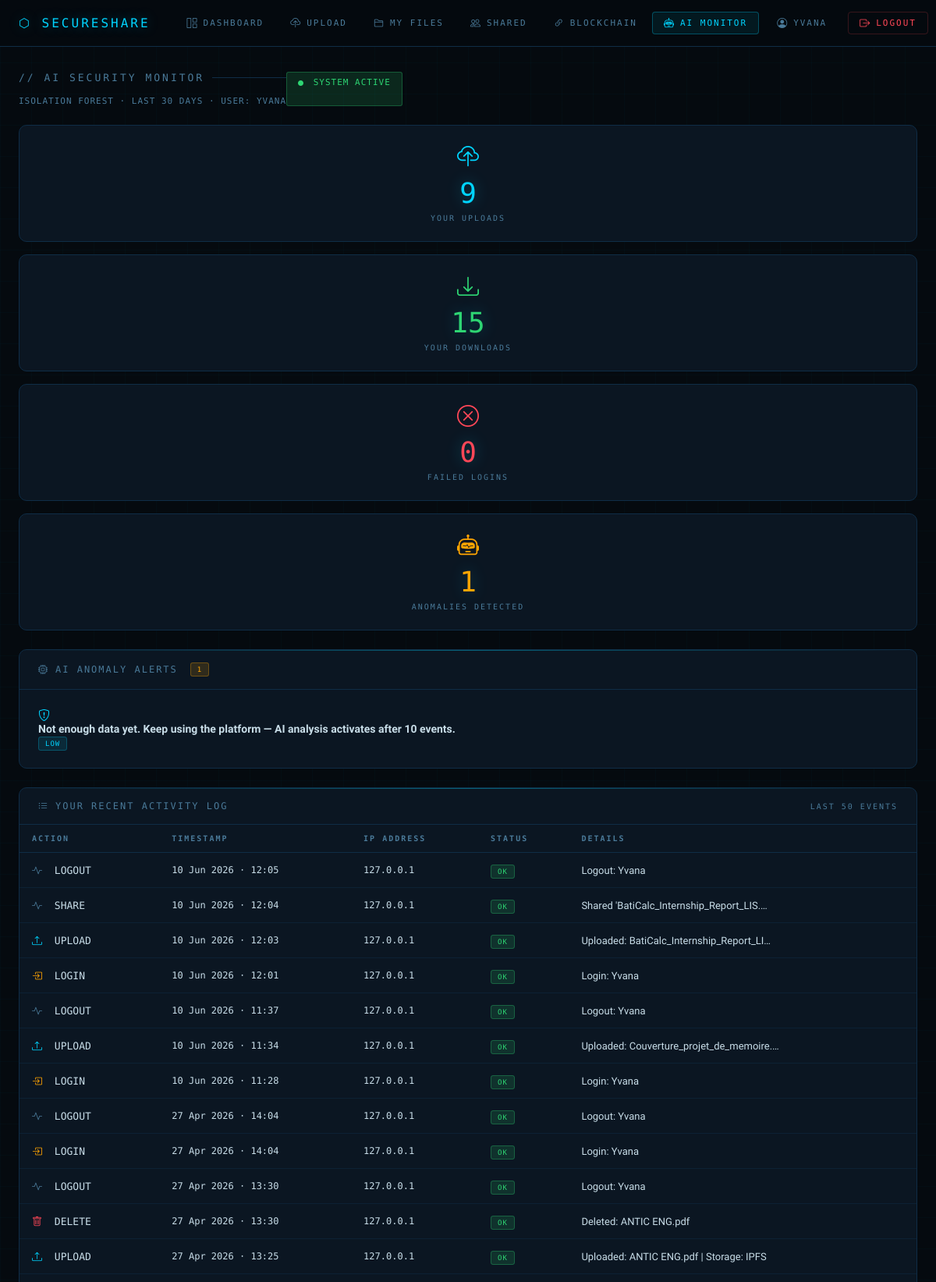
Screenshot of /ai-monitor/ (signed in, upper part) with the database file from the repository.
### users/models.py (models this page shows, shortened)
class CustomUser(AbstractUser):
    email          = models.EmailField(unique=True)
    wallet_address = models.CharField(max_length=42, blank=True, null=True)

class ActivityLog(models.Model):
    user = models.ForeignKey(
        CustomUser,
        on_delete=models.CASCADE,
        null=True,
        blank=True,
    )
    action     = models.CharField(max_length=50)
    file_hash  = models.CharField(max_length=255, blank=True, null=True)
    timestamp  = models.DateTimeField(default=timezone.now)
    ip_address = models.GenericIPAddressField(blank=True, null=True)
    success    = models.BooleanField(default=True)
    details    = models.TextField(blank=True, null=True)
    class Meta:
        ordering = ['-timestamp']

### ai_monitor/views.py (the view)
# urls.py: path('', ai_monitor, name='ai_monitor'),
@login_required
def ai_monitor(request):
    user_logs = ActivityLog.objects.filter(
        user=request.user
    ).order_by('-timestamp')[:50]
    raw_anomalies = detect_anomalies(user=request.user)
    anomalies = []
    for anomaly in raw_anomalies:
        severity = anomaly.get('severity', 'medium')
        anomaly['bootstrap_class'] = SEVERITY_TO_BOOTSTRAP.get(severity, 'warning')
        anomalies.append(anomaly)
    context = {
        'user_logs':           user_logs,
        'anomalies':           anomalies,
        'total_uploads':       ActivityLog.objects.filter(user=request.user, action='upload').count(),
        'total_downloads':     ActivityLog.objects.filter(user=request.user, action='download').count(),
        'total_failed_logins': ActivityLog.objects.filter(user=request.user, action='failed_login').count(),
        'total_anomalies':     len(anomalies),
    }
    return render(request, 'ai_monitor/dashboard.html', context)

### ai_monitor/anomaly_detector.py (called while the page is built, shortened)
def detect_anomalies(user=None):
    qs = ActivityLog.objects.filter(
        timestamp__gte=timezone.now() - timedelta(days=30)
    )
    if user is not None:
        qs = qs.filter(user=user)
    logs = qs.order_by('timestamp')
    if len(logs) < 10:
        return [{
            'type': 'info',
            'description': 'Not enough data yet. Keep using the platform — AI analysis activates after 10 events.',
            'severity': 'low',
        }]

### ai_monitor/templates/ai_monitor/dashboard.html (shortened to what this page needs)
{% extends 'base.html' %}
{% block content %}
<div class="d-flex justify-content-between align-items-center mb-5">
    <div>
        <div class="ss-section-title">// AI Security Monitor</div>
        <p class="text-dim mono" style="font-size:11px;letter-spacing:1px;">
            ISOLATION FOREST · LAST 30 DAYS · USER: {{ user.username|upper }}
        </p>
    </div>
    <span class="ss-badge ss-badge-success" style="font-size:11px;padding:6px 14px;">
        <i class="bi bi-circle-fill" style="font-size:7px;margin-right:4px;"></i> SYSTEM ACTIVE
    </span>
</div>
<div class="row mb-5">
    <div class="col-lg-3 col-md-6 mb-4">
        <div class="ss-stat">
            <span class="ss-stat-icon text-accent"><i class="bi bi-cloud-upload"></i></span>
            <div class="ss-stat-value">{{ total_uploads }}</div>
            <div class="ss-stat-label">Your Uploads</div>
        </div>
    </div>
    <div class="col-lg-3 col-md-6 mb-4">
        <div class="ss-stat">
            <span class="ss-stat-icon" style="color:var(--success);"><i class="bi bi-download"></i></span>
            <div class="ss-stat-value" style="color:var(--success);">{{ total_downloads }}</div>
            <div class="ss-stat-label">Your Downloads</div>
        </div>
    </div>
    <div class="col-lg-3 col-md-6 mb-4">
        <div class="ss-stat">
            <span class="ss-stat-icon" style="color:var(--danger);"><i class="bi bi-x-circle"></i></span>
            <div class="ss-stat-value" style="color:var(--danger);">{{ total_failed_logins }}</div>
            <div class="ss-stat-label">Failed Logins</div>
        </div>
    </div>
    <div class="col-lg-3 col-md-6 mb-4">
        <div class="ss-stat">
            <span class="ss-stat-icon" style="color:var(--warning);"><i class="bi bi-robot"></i></span>
            <div class="ss-stat-value" style="color:var(--warning);">{{ total_anomalies }}</div>
            <div class="ss-stat-label">Anomalies Detected</div>
        </div>
    </div>
</div>
<div class="ss-card mb-5">
    <div class="ss-card-header">
        <i class="bi bi-cpu"></i>
        AI Anomaly Alerts
        {% if anomalies %}
        <span class="ss-badge ss-badge-warning ms-2" style="margin-left:8px;">{{ anomalies|length }}</span>
        {% endif %}
    </div>
    <div class="ss-card-body">
        {% if anomalies %}
            {% for anomaly in anomalies %}
            <div class="ss-anomaly-row {% if anomaly.bootstrap_class == 'danger' %}ss-anomaly-danger{% elif anomaly.bootstrap_class == 'warning' %}ss-anomaly-warning{% else %}ss-anomaly-info{% endif %}">
                <i class="bi bi-shield-exclamation ss-anomaly-icon {% if anomaly.bootstrap_class == 'danger' %}text-danger{% elif anomaly.bootstrap_class == 'warning' %}text-warning{% else %}text-accent{% endif %}"></i>
                <div style="flex:1;">
                    <div style="font-size:14px;font-weight:600;">{{ anomaly.description }}</div>
                </div>
                <span class="ss-badge
                    {% if anomaly.bootstrap_class == 'danger' %}ss-badge-danger
                    {% elif anomaly.bootstrap_class == 'warning' %}ss-badge-warning
                    {% else %}ss-badge-info{% endif %}">
                    {{ anomaly.severity|upper|default:'MEDIUM' }}
                </span>
            </div>
            {% endfor %}
        {% endif %}
    </div>
</div>
<div class="ss-card">
    <div class="ss-card-header">
        <i class="bi bi-list-ul"></i>
        Your Recent Activity Log
        <span class="text-dim mono" style="margin-left:auto;font-size:10px;">Last 50 events</span>
    </div>
    <div style="overflow-x:auto;">
        <table class="ss-table">
            <thead>
                <tr>
                    <th>Action</th>
                    <th>Timestamp</th>
                    <th>IP Address</th>
                    <th>Status</th>
                    <th>Details</th>
                </tr>
            </thead>
            <tbody>
                {% for log in user_logs %}
                <tr>
                    <td>
                        <span class="mono" style="font-size:13px;">
                            {% if log.action == 'upload' %}<i class="bi bi-upload me-2 text-accent"></i>
                            {% elif log.action == 'download' %}<i class="bi bi-download me-2" style="color:var(--success);"></i>
                            {% elif log.action == 'delete' %}<i class="bi bi-trash me-2" style="color:var(--danger);"></i>
                            {% elif log.action == 'login' %}<i class="bi bi-box-arrow-in-right me-2" style="color:var(--warning);"></i>
                            {% elif log.action == 'failed_login' %}<i class="bi bi-x-circle me-2" style="color:var(--danger);"></i>
                            {% else %}<i class="bi bi-activity me-2 text-dim"></i>{% endif %}
                            {{ log.action|upper }}
                        </span>
                    </td>
                    <td class="mono text-dim" style="font-size:12px;">{{ log.timestamp|date:"d M Y · H:i" }}</td>
                    <td class="mono text-dim" style="font-size:12px;">{{ log.ip_address|default:"—" }}</td>
                    <td>
                        {% if log.success %}
                            <span class="ss-badge ss-badge-success">OK</span>
                        {% else %}
                            <span class="ss-badge ss-badge-danger">FAILED</span>
                        {% endif %}
                    </td>
                    <td class="text-dim" style="font-size:13px;">{{ log.details|default:"—"|truncatechars:40 }}</td>
                </tr>
                {% empty %}
                <tr>
                    <td colspan="5" style="text-align:center;padding:40px;color:var(--text-dim);font-family:var(--mono);font-size:12px;">
                        No activity recorded yet.
                    </td>
                </tr>
                {% endfor %}
            </tbody>
        </table>
    </div>
</div>
{% endblock %}

### templates/base.html (shortened to what this page needs)
<!DOCTYPE html>
<html lang="en">
<head>
    <link href="https://cdn.jsdelivr.net/npm/bootstrap-icons@1.11.3/font/bootstrap-icons.css" rel="stylesheet">
</head>
<body>
{% if user.is_authenticated %}
<nav class="ss-nav">
    <a class="ss-brand" href="{% url 'dashboard' %}">⬡ SECURESHARE</a>
    <div class="ss-nav-links">
        <a class="ss-nav-link {% if request.resolver_match.url_name == 'dashboard' %}active{% endif %}"
           href="{% url 'dashboard' %}">
            <i class="bi bi-grid-1x2"></i> Dashboard
        </a>
        <a class="ss-nav-link {% if request.resolver_match.url_name == 'upload_file' %}active{% endif %}"
           href="{% url 'upload_file' %}">
            <i class="bi bi-cloud-upload"></i> Upload
        </a>
        <a class="ss-nav-link {% if request.resolver_match.url_name == 'my_files' %}active{% endif %}"
           href="{% url 'my_files' %}">
            <i class="bi bi-folder2"></i> My Files
        </a>
        <a class="ss-nav-link {% if request.resolver_match.url_name == 'shared_with_me' %}active{% endif %}"
           href="{% url 'shared_with_me' %}">
            <i class="bi bi-people"></i> Shared
        </a>
        <a class="ss-nav-link {% if request.resolver_match.url_name == 'blockchain_verify' %}active{% endif %}"
           href="{% url 'blockchain_verify' %}">
            <i class="bi bi-link-45deg"></i> Blockchain
        </a>
        <a class="ss-nav-link {% if request.resolver_match.url_name == 'ai_monitor' %}active{% endif %}"
           href="{% url 'ai_monitor' %}">
            <i class="bi bi-robot"></i> AI Monitor
        </a>
    </div>
    <div class="ss-nav-user">
        <a class="ss-nav-link {% if request.resolver_match.url_name == 'profile' %}active{% endif %}"
           href="{% url 'profile' %}" style="color:var(--text-dim);">
            <i class="bi bi-person-circle"></i> {{ user.username }}
        </a>
        <a class="ss-nav-link ss-logout" href="{% url 'logout' %}">
            <i class="bi bi-box-arrow-right"></i> Logout
        </a>
    </div>
</nav>
{% endif %}
<div class="ss-content">
    {% block content %}{% endblock %}
</div>
</body>
</html>

### rows the page displays
CustomUser: username "YVANA"
ActivityLog: action "LOGOUT", timestamp "10 Jun 2026 · 12:05", ip_address "127.0.0.1", success "OK", details "Logout: Yvana"
ActivityLog: action "SHARE", timestamp "10 Jun 2026 · 12:04", ip_address "127.0.0.1", success "OK", details "Shared 'BatiCalc_Internship_Report_LIS.…"
ActivityLog: action "UPLOAD", timestamp "10 Jun 2026 · 12:03", ip_address "127.0.0.1", success "OK", details "Uploaded: BatiCalc_Internship_Report_LI…"
ActivityLog: action "LOGIN", timestamp "10 Jun 2026 · 12:01", ip_address "127.0.0.1", success "OK", details "Login: Yvana"
ActivityLog: action "LOGOUT", timestamp "10 Jun 2026 · 11:37", ip_address "127.0.0.1", success "OK", details "Logout: Yvana"
ActivityLog: action "UPLOAD", timestamp "10 Jun 2026 · 11:34", ip_address "127.0.0.1", success "OK", details "Uploaded: Couverture_projet_de_memoire.…"
ActivityLog: action "LOGIN", timestamp "10 Jun 2026 · 11:28", ip_address "127.0.0.1", success "OK", details "Login: Yvana"
ActivityLog: action "LOGOUT", timestamp "27 Apr 2026 · 14:04", ip_address "127.0.0.1", success "OK", details "Logout: Yvana"
ActivityLog: action "LOGIN", timestamp "27 Apr 2026 · 14:04", ip_address "127.0.0.1", success "OK", details "Login: Yvana"
ActivityLog: action "LOGOUT", timestamp "27 Apr 2026 · 13:30", ip_address "127.0.0.1", success "OK", details "Logout: Yvana"
ActivityLog: action "DELETE", timestamp "27 Apr 2026 · 13:30", ip_address "127.0.0.1", success "OK", details "Deleted: ANTIC ENG.pdf"
ActivityLog: action "UPLOAD", timestamp "27 Apr 2026 · 13:25", ip_address "127.0.0.1", success "OK", details "Uploaded: ANTIC ENG.pdf | Storage: IPFS"

### other values shown
{{ total_uploads }} "9"
{{ total_downloads }} "15"
{{ total_failed_logins }} "0"
{{ total_anomalies }} "1"
{{ anomalies|length }} "1"
{{ anomaly.description }} "Not enough data yet. Keep using the platform — AI analysis activates after 10 events."
{{ anomaly.severity|upper|default:'MEDIUM' }} "LOW"
